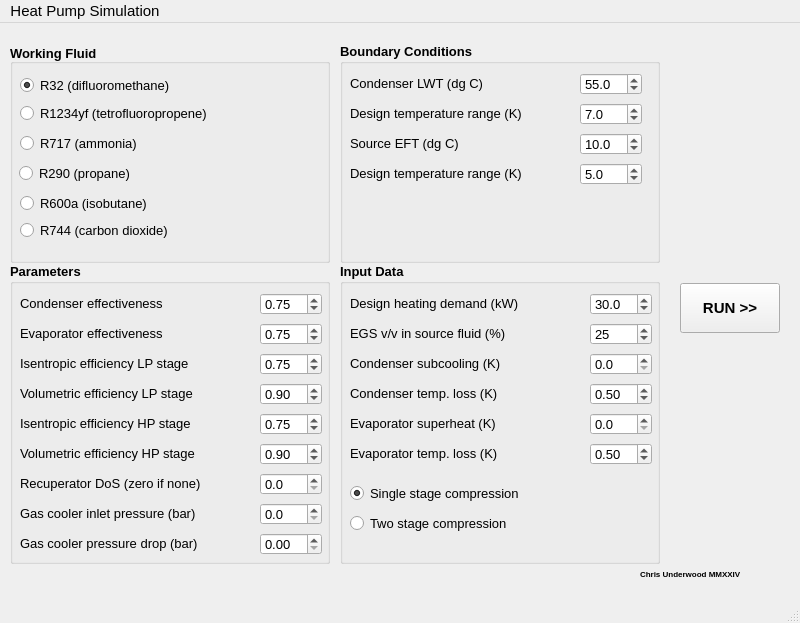
<?xml version="1.0" encoding="UTF-8"?>
<ui version="4.0">
 <class>MainWindow</class>
 <widget class="QMainWindow" name="MainWindow">
  <property name="geometry">
   <rect>
    <x>0</x>
    <y>0</y>
    <width>800</width>
    <height>623</height>
   </rect>
  </property>
  <property name="font">
   <font>
    <pointsize>11</pointsize>
   </font>
  </property>
  <widget class="QWidget" name="centralwidget">
   <widget class="QGroupBox" name="WorkingFluid">
    <property name="geometry">
     <rect>
      <x>10</x>
      <y>20</y>
      <width>320</width>
      <height>220</height>
     </rect>
    </property>
    <property name="font">
     <font>
      <pointsize>10</pointsize>
      <weight>75</weight>
      <bold>true</bold>
     </font>
    </property>
    <property name="autoFillBackground">
     <bool>true</bool>
    </property>
    <property name="title">
     <string>Working Fluid</string>
    </property>
    <property name="alignment">
     <set>Qt::AlignBottom|Qt::AlignLeading|Qt::AlignLeft</set>
    </property>
    <widget class="QRadioButton" name="r32">
     <property name="enabled">
      <bool>true</bool>
     </property>
     <property name="geometry">
      <rect>
       <x>10</x>
       <y>30</y>
       <width>195</width>
       <height>25</height>
      </rect>
     </property>
     <property name="font">
      <font>
       <pointsize>10</pointsize>
       <weight>50</weight>
       <bold>false</bold>
      </font>
     </property>
     <property name="text">
      <string>R32 (difluoromethane)</string>
     </property>
     <property name="checkable">
      <bool>true</bool>
     </property>
     <property name="checked">
      <bool>true</bool>
     </property>
    </widget>
    <widget class="QRadioButton" name="r1234yf">
     <property name="enabled">
      <bool>true</bool>
     </property>
     <property name="geometry">
      <rect>
       <x>10</x>
       <y>60</y>
       <width>241</width>
       <height>20</height>
      </rect>
     </property>
     <property name="font">
      <font>
       <pointsize>10</pointsize>
       <weight>50</weight>
       <bold>false</bold>
      </font>
     </property>
     <property name="text">
      <string>R1234yf (tetrofluoropropene)</string>
     </property>
     <property name="checkable">
      <bool>true</bool>
     </property>
     <property name="checked">
      <bool>false</bool>
     </property>
    </widget>
    <widget class="QRadioButton" name="r717">
     <property name="enabled">
      <bool>true</bool>
     </property>
     <property name="geometry">
      <rect>
       <x>10</x>
       <y>90</y>
       <width>151</width>
       <height>20</height>
      </rect>
     </property>
     <property name="font">
      <font>
       <pointsize>10</pointsize>
       <weight>50</weight>
       <bold>false</bold>
      </font>
     </property>
     <property name="text">
      <string>R717 (ammonia)</string>
     </property>
     <property name="checkable">
      <bool>true</bool>
     </property>
     <property name="checked">
      <bool>false</bool>
     </property>
    </widget>
    <widget class="QRadioButton" name="r290">
     <property name="enabled">
      <bool>true</bool>
     </property>
     <property name="geometry">
      <rect>
       <x>9</x>
       <y>120</y>
       <width>151</width>
       <height>20</height>
      </rect>
     </property>
     <property name="font">
      <font>
       <pointsize>10</pointsize>
       <weight>50</weight>
       <bold>false</bold>
      </font>
     </property>
     <property name="text">
      <string>R290 (propane)</string>
     </property>
     <property name="checkable">
      <bool>true</bool>
     </property>
     <property name="checked">
      <bool>false</bool>
     </property>
    </widget>
    <widget class="QRadioButton" name="r600a">
     <property name="enabled">
      <bool>true</bool>
     </property>
     <property name="geometry">
      <rect>
       <x>10</x>
       <y>150</y>
       <width>171</width>
       <height>20</height>
      </rect>
     </property>
     <property name="font">
      <font>
       <pointsize>10</pointsize>
       <weight>50</weight>
       <bold>false</bold>
      </font>
     </property>
     <property name="text">
      <string>R600a (isobutane)</string>
     </property>
     <property name="checkable">
      <bool>true</bool>
     </property>
     <property name="checked">
      <bool>false</bool>
     </property>
    </widget>
    <widget class="QRadioButton" name="r744">
     <property name="enabled">
      <bool>true</bool>
     </property>
     <property name="geometry">
      <rect>
       <x>10</x>
       <y>177</y>
       <width>191</width>
       <height>20</height>
      </rect>
     </property>
     <property name="font">
      <font>
       <pointsize>10</pointsize>
       <weight>50</weight>
       <bold>false</bold>
      </font>
     </property>
     <property name="text">
      <string>R744 (carbon dioxide)</string>
     </property>
     <property name="checkable">
      <bool>true</bool>
     </property>
    </widget>
   </widget>
   <widget class="QGroupBox" name="BoundaryConditions">
    <property name="geometry">
     <rect>
      <x>340</x>
      <y>20</y>
      <width>320</width>
      <height>220</height>
     </rect>
    </property>
    <property name="font">
     <font>
      <pointsize>10</pointsize>
      <weight>75</weight>
      <bold>true</bold>
     </font>
    </property>
    <property name="autoFillBackground">
     <bool>true</bool>
    </property>
    <property name="title">
     <string>Boundary Conditions</string>
    </property>
    <widget class="QLabel" name="CondenserLWT">
     <property name="geometry">
      <rect>
       <x>10</x>
       <y>30</y>
       <width>181</width>
       <height>21</height>
      </rect>
     </property>
     <property name="font">
      <font>
       <pointsize>10</pointsize>
       <weight>50</weight>
       <bold>false</bold>
      </font>
     </property>
     <property name="text">
      <string>Condenser LWT (dg C)</string>
     </property>
    </widget>
    <widget class="QLabel" name="CondenserdTHW">
     <property name="geometry">
      <rect>
       <x>10</x>
       <y>60</y>
       <width>231</width>
       <height>21</height>
      </rect>
     </property>
     <property name="font">
      <font>
       <pointsize>10</pointsize>
       <weight>50</weight>
       <bold>false</bold>
       <stylestrategy>PreferDefault</stylestrategy>
      </font>
     </property>
     <property name="text">
      <string>Design temperature range (K)</string>
     </property>
    </widget>
    <widget class="QDoubleSpinBox" name="THWO">
     <property name="geometry">
      <rect>
       <x>240</x>
       <y>30</y>
       <width>62</width>
       <height>22</height>
      </rect>
     </property>
     <property name="font">
      <font>
       <pointsize>10</pointsize>
       <weight>50</weight>
       <bold>false</bold>
      </font>
     </property>
     <property name="decimals">
      <number>1</number>
     </property>
     <property name="minimum">
      <double>35.000000000000000</double>
     </property>
     <property name="maximum">
      <double>80.000000000000000</double>
     </property>
     <property name="singleStep">
      <double>0.100000000000000</double>
     </property>
     <property name="value">
      <double>55.000000000000000</double>
     </property>
    </widget>
    <widget class="QDoubleSpinBox" name="dTHW">
     <property name="geometry">
      <rect>
       <x>240</x>
       <y>60</y>
       <width>62</width>
       <height>22</height>
      </rect>
     </property>
     <property name="font">
      <font>
       <pointsize>10</pointsize>
       <weight>50</weight>
       <bold>false</bold>
      </font>
     </property>
     <property name="decimals">
      <number>1</number>
     </property>
     <property name="minimum">
      <double>2.000000000000000</double>
     </property>
     <property name="maximum">
      <double>50.000000000000000</double>
     </property>
     <property name="singleStep">
      <double>0.500000000000000</double>
     </property>
     <property name="value">
      <double>7.000000000000000</double>
     </property>
    </widget>
    <widget class="QLabel" name="EvaporatorEFT">
     <property name="geometry">
      <rect>
       <x>10</x>
       <y>90</y>
       <width>201</width>
       <height>21</height>
      </rect>
     </property>
     <property name="font">
      <font>
       <pointsize>10</pointsize>
       <weight>50</weight>
       <bold>false</bold>
      </font>
     </property>
     <property name="text">
      <string>Source EFT (dg C)</string>
     </property>
    </widget>
    <widget class="QLabel" name="EvaporatordTSF">
     <property name="geometry">
      <rect>
       <x>10</x>
       <y>120</y>
       <width>231</width>
       <height>21</height>
      </rect>
     </property>
     <property name="font">
      <font>
       <pointsize>10</pointsize>
       <weight>50</weight>
       <bold>false</bold>
      </font>
     </property>
     <property name="text">
      <string>Design temperature range (K)</string>
     </property>
    </widget>
    <widget class="QDoubleSpinBox" name="TSFI">
     <property name="geometry">
      <rect>
       <x>240</x>
       <y>90</y>
       <width>62</width>
       <height>22</height>
      </rect>
     </property>
     <property name="font">
      <font>
       <family>MS Shell Dlg 2</family>
       <pointsize>10</pointsize>
       <weight>50</weight>
       <bold>false</bold>
      </font>
     </property>
     <property name="decimals">
      <number>1</number>
     </property>
     <property name="minimum">
      <double>-10.000000000000000</double>
     </property>
     <property name="maximum">
      <double>20.000000000000000</double>
     </property>
     <property name="singleStep">
      <double>0.100000000000000</double>
     </property>
     <property name="value">
      <double>10.000000000000000</double>
     </property>
    </widget>
    <widget class="QDoubleSpinBox" name="dTSF">
     <property name="geometry">
      <rect>
       <x>240</x>
       <y>120</y>
       <width>62</width>
       <height>22</height>
      </rect>
     </property>
     <property name="font">
      <font>
       <pointsize>10</pointsize>
       <weight>50</weight>
       <bold>false</bold>
      </font>
     </property>
     <property name="decimals">
      <number>1</number>
     </property>
     <property name="minimum">
      <double>2.000000000000000</double>
     </property>
     <property name="maximum">
      <double>10.000000000000000</double>
     </property>
     <property name="singleStep">
      <double>0.100000000000000</double>
     </property>
     <property name="value">
      <double>5.000000000000000</double>
     </property>
    </widget>
   </widget>
   <widget class="QPushButton" name="RunPushButton">
    <property name="geometry">
     <rect>
      <x>680</x>
      <y>260</y>
      <width>100</width>
      <height>50</height>
     </rect>
    </property>
    <property name="font">
     <font>
      <pointsize>11</pointsize>
      <weight>75</weight>
      <bold>true</bold>
     </font>
    </property>
    <property name="autoFillBackground">
     <bool>true</bool>
    </property>
    <property name="text">
     <string>RUN &gt;&gt;</string>
    </property>
    <property name="checkable">
     <bool>true</bool>
    </property>
   </widget>
   <widget class="QGroupBox" name="Parameters">
    <property name="geometry">
     <rect>
      <x>10</x>
      <y>240</y>
      <width>320</width>
      <height>301</height>
     </rect>
    </property>
    <property name="font">
     <font>
      <pointsize>10</pointsize>
      <weight>75</weight>
      <bold>true</bold>
     </font>
    </property>
    <property name="autoFillBackground">
     <bool>true</bool>
    </property>
    <property name="title">
     <string>Parameters</string>
    </property>
    <widget class="QLabel" name="CondenserEffectiveness">
     <property name="geometry">
      <rect>
       <x>10</x>
       <y>30</y>
       <width>191</width>
       <height>20</height>
      </rect>
     </property>
     <property name="font">
      <font>
       <pointsize>10</pointsize>
       <weight>50</weight>
       <bold>false</bold>
      </font>
     </property>
     <property name="text">
      <string>Condenser effectiveness</string>
     </property>
    </widget>
    <widget class="QLabel" name="EvaporatorEffectiveness">
     <property name="geometry">
      <rect>
       <x>10</x>
       <y>60</y>
       <width>221</width>
       <height>20</height>
      </rect>
     </property>
     <property name="font">
      <font>
       <pointsize>10</pointsize>
       <weight>50</weight>
       <bold>false</bold>
      </font>
     </property>
     <property name="text">
      <string>Evaporator effectiveness</string>
     </property>
    </widget>
    <widget class="QLabel" name="IsenEffyLP">
     <property name="geometry">
      <rect>
       <x>10</x>
       <y>90</y>
       <width>261</width>
       <height>21</height>
      </rect>
     </property>
     <property name="font">
      <font>
       <pointsize>10</pointsize>
       <weight>50</weight>
       <bold>false</bold>
      </font>
     </property>
     <property name="contextMenuPolicy">
      <enum>Qt::PreventContextMenu</enum>
     </property>
     <property name="text">
      <string>Isentropic efficiency LP stage</string>
     </property>
    </widget>
    <widget class="QLabel" name="VolEffyLP">
     <property name="geometry">
      <rect>
       <x>10</x>
       <y>120</y>
       <width>261</width>
       <height>21</height>
      </rect>
     </property>
     <property name="font">
      <font>
       <pointsize>10</pointsize>
       <weight>50</weight>
       <bold>false</bold>
      </font>
     </property>
     <property name="focusPolicy">
      <enum>Qt::NoFocus</enum>
     </property>
     <property name="text">
      <string>Volumetric efficiency LP stage</string>
     </property>
    </widget>
    <widget class="QLabel" name="IsenEffyHP">
     <property name="geometry">
      <rect>
       <x>10</x>
       <y>150</y>
       <width>231</width>
       <height>21</height>
      </rect>
     </property>
     <property name="font">
      <font>
       <pointsize>10</pointsize>
       <weight>50</weight>
       <bold>false</bold>
      </font>
     </property>
     <property name="text">
      <string>Isentropic efficiency HP stage</string>
     </property>
    </widget>
    <widget class="QLabel" name="VolEffyHP">
     <property name="geometry">
      <rect>
       <x>10</x>
       <y>180</y>
       <width>231</width>
       <height>21</height>
      </rect>
     </property>
     <property name="font">
      <font>
       <pointsize>10</pointsize>
       <weight>50</weight>
       <bold>false</bold>
      </font>
     </property>
     <property name="text">
      <string>Volumetric efficiency HP stage</string>
     </property>
    </widget>
    <widget class="QLabel" name="RecuperatorDoSH">
     <property name="geometry">
      <rect>
       <x>10</x>
       <y>210</y>
       <width>241</width>
       <height>21</height>
      </rect>
     </property>
     <property name="font">
      <font>
       <pointsize>10</pointsize>
       <weight>50</weight>
       <bold>false</bold>
      </font>
     </property>
     <property name="text">
      <string>Recuperator DoS (zero if none)</string>
     </property>
    </widget>
    <widget class="QLabel" name="GasCoolerInletPressure">
     <property name="geometry">
      <rect>
       <x>10</x>
       <y>240</y>
       <width>241</width>
       <height>21</height>
      </rect>
     </property>
     <property name="font">
      <font>
       <family>MS Shell Dlg 2</family>
       <pointsize>10</pointsize>
       <weight>50</weight>
       <bold>false</bold>
      </font>
     </property>
     <property name="text">
      <string>Gas cooler inlet pressure (bar)</string>
     </property>
    </widget>
    <widget class="QLabel" name="GasCoolerdP">
     <property name="geometry">
      <rect>
       <x>10</x>
       <y>270</y>
       <width>231</width>
       <height>21</height>
      </rect>
     </property>
     <property name="font">
      <font>
       <pointsize>10</pointsize>
       <weight>50</weight>
       <bold>false</bold>
      </font>
     </property>
     <property name="text">
      <string>Gas cooler pressure drop (bar)</string>
     </property>
    </widget>
    <widget class="QDoubleSpinBox" name="RDoSH">
     <property name="geometry">
      <rect>
       <x>250</x>
       <y>210</y>
       <width>62</width>
       <height>22</height>
      </rect>
     </property>
     <property name="font">
      <font>
       <pointsize>10</pointsize>
       <weight>50</weight>
       <bold>false</bold>
      </font>
     </property>
     <property name="decimals">
      <number>1</number>
     </property>
     <property name="maximum">
      <double>30.000000000000000</double>
     </property>
     <property name="singleStep">
      <double>0.500000000000000</double>
     </property>
     <property name="value">
      <double>0.000000000000000</double>
     </property>
    </widget>
    <widget class="QDoubleSpinBox" name="EtaVHP">
     <property name="geometry">
      <rect>
       <x>250</x>
       <y>180</y>
       <width>62</width>
       <height>22</height>
      </rect>
     </property>
     <property name="font">
      <font>
       <pointsize>10</pointsize>
       <weight>50</weight>
       <bold>false</bold>
      </font>
     </property>
     <property name="minimum">
      <double>0.500000000000000</double>
     </property>
     <property name="maximum">
      <double>0.980000000000000</double>
     </property>
     <property name="singleStep">
      <double>0.050000000000000</double>
     </property>
     <property name="value">
      <double>0.900000000000000</double>
     </property>
    </widget>
    <widget class="QDoubleSpinBox" name="GCPI">
     <property name="geometry">
      <rect>
       <x>250</x>
       <y>240</y>
       <width>62</width>
       <height>22</height>
      </rect>
     </property>
     <property name="font">
      <font>
       <pointsize>10</pointsize>
       <weight>50</weight>
       <bold>false</bold>
      </font>
     </property>
     <property name="decimals">
      <number>1</number>
     </property>
     <property name="minimum">
      <double>0.000000000000000</double>
     </property>
     <property name="maximum">
      <double>500.000000000000000</double>
     </property>
     <property name="singleStep">
      <double>0.500000000000000</double>
     </property>
    </widget>
    <widget class="QDoubleSpinBox" name="GCdP">
     <property name="geometry">
      <rect>
       <x>250</x>
       <y>270</y>
       <width>62</width>
       <height>22</height>
      </rect>
     </property>
     <property name="font">
      <font>
       <pointsize>10</pointsize>
       <weight>50</weight>
       <bold>false</bold>
       <stylestrategy>PreferAntialias</stylestrategy>
      </font>
     </property>
     <property name="minimum">
      <double>0.000000000000000</double>
     </property>
     <property name="maximum">
      <double>5.000000000000000</double>
     </property>
     <property name="singleStep">
      <double>0.050000000000000</double>
     </property>
    </widget>
    <widget class="QDoubleSpinBox" name="EtaIsenHP">
     <property name="geometry">
      <rect>
       <x>250</x>
       <y>150</y>
       <width>62</width>
       <height>22</height>
      </rect>
     </property>
     <property name="font">
      <font>
       <pointsize>10</pointsize>
       <weight>50</weight>
       <bold>false</bold>
      </font>
     </property>
     <property name="minimum">
      <double>0.500000000000000</double>
     </property>
     <property name="maximum">
      <double>0.900000000000000</double>
     </property>
     <property name="singleStep">
      <double>0.010000000000000</double>
     </property>
     <property name="value">
      <double>0.750000000000000</double>
     </property>
    </widget>
    <widget class="QDoubleSpinBox" name="EtaVLP">
     <property name="geometry">
      <rect>
       <x>250</x>
       <y>120</y>
       <width>62</width>
       <height>22</height>
      </rect>
     </property>
     <property name="font">
      <font>
       <pointsize>10</pointsize>
       <weight>50</weight>
       <bold>false</bold>
      </font>
     </property>
     <property name="minimum">
      <double>0.500000000000000</double>
     </property>
     <property name="maximum">
      <double>0.980000000000000</double>
     </property>
     <property name="singleStep">
      <double>0.010000000000000</double>
     </property>
     <property name="value">
      <double>0.900000000000000</double>
     </property>
    </widget>
    <widget class="QDoubleSpinBox" name="EtaIsenLP">
     <property name="geometry">
      <rect>
       <x>250</x>
       <y>90</y>
       <width>62</width>
       <height>22</height>
      </rect>
     </property>
     <property name="font">
      <font>
       <pointsize>10</pointsize>
       <weight>50</weight>
       <bold>false</bold>
      </font>
     </property>
     <property name="minimum">
      <double>0.500000000000000</double>
     </property>
     <property name="maximum">
      <double>0.900000000000000</double>
     </property>
     <property name="singleStep">
      <double>0.010000000000000</double>
     </property>
     <property name="value">
      <double>0.750000000000000</double>
     </property>
    </widget>
    <widget class="QDoubleSpinBox" name="EHXe">
     <property name="geometry">
      <rect>
       <x>250</x>
       <y>60</y>
       <width>62</width>
       <height>22</height>
      </rect>
     </property>
     <property name="font">
      <font>
       <pointsize>10</pointsize>
       <weight>50</weight>
       <bold>false</bold>
      </font>
     </property>
     <property name="minimum">
      <double>0.500000000000000</double>
     </property>
     <property name="maximum">
      <double>0.900000000000000</double>
     </property>
     <property name="singleStep">
      <double>0.010000000000000</double>
     </property>
     <property name="value">
      <double>0.750000000000000</double>
     </property>
    </widget>
    <widget class="QDoubleSpinBox" name="EHXc">
     <property name="geometry">
      <rect>
       <x>250</x>
       <y>30</y>
       <width>62</width>
       <height>22</height>
      </rect>
     </property>
     <property name="font">
      <font>
       <pointsize>10</pointsize>
       <weight>50</weight>
       <bold>false</bold>
      </font>
     </property>
     <property name="minimum">
      <double>0.500000000000000</double>
     </property>
     <property name="maximum">
      <double>0.900000000000000</double>
     </property>
     <property name="singleStep">
      <double>0.010000000000000</double>
     </property>
     <property name="value">
      <double>0.750000000000000</double>
     </property>
    </widget>
   </widget>
   <widget class="QGroupBox" name="InputData">
    <property name="geometry">
     <rect>
      <x>340</x>
      <y>240</y>
      <width>320</width>
      <height>301</height>
     </rect>
    </property>
    <property name="font">
     <font>
      <pointsize>10</pointsize>
      <weight>75</weight>
      <bold>true</bold>
     </font>
    </property>
    <property name="autoFillBackground">
     <bool>true</bool>
    </property>
    <property name="title">
     <string>Input Data</string>
    </property>
    <widget class="QLabel" name="QCkW">
     <property name="geometry">
      <rect>
       <x>10</x>
       <y>30</y>
       <width>221</width>
       <height>21</height>
      </rect>
     </property>
     <property name="font">
      <font>
       <pointsize>10</pointsize>
       <weight>50</weight>
       <bold>false</bold>
      </font>
     </property>
     <property name="text">
      <string>Design heating demand (kW)</string>
     </property>
    </widget>
    <widget class="QLabel" name="ConcentrationEGS">
     <property name="geometry">
      <rect>
       <x>10</x>
       <y>60</y>
       <width>231</width>
       <height>21</height>
      </rect>
     </property>
     <property name="font">
      <font>
       <pointsize>10</pointsize>
       <weight>50</weight>
       <bold>false</bold>
      </font>
     </property>
     <property name="text">
      <string>EGS v/v in source fluid (%)</string>
     </property>
    </widget>
    <widget class="QLabel" name="CondenserDoS">
     <property name="geometry">
      <rect>
       <x>10</x>
       <y>90</y>
       <width>301</width>
       <height>21</height>
      </rect>
     </property>
     <property name="font">
      <font>
       <pointsize>10</pointsize>
       <weight>50</weight>
       <bold>false</bold>
      </font>
     </property>
     <property name="text">
      <string>Condenser subcooling (K)</string>
     </property>
    </widget>
    <widget class="QLabel" name="CondenserPressureProxydT">
     <property name="geometry">
      <rect>
       <x>10</x>
       <y>120</y>
       <width>261</width>
       <height>21</height>
      </rect>
     </property>
     <property name="font">
      <font>
       <pointsize>10</pointsize>
       <weight>50</weight>
       <bold>false</bold>
      </font>
     </property>
     <property name="text">
      <string>Condenser temp. loss (K)</string>
     </property>
    </widget>
    <widget class="QLabel" name="EvaporatorDoS">
     <property name="geometry">
      <rect>
       <x>10</x>
       <y>150</y>
       <width>251</width>
       <height>21</height>
      </rect>
     </property>
     <property name="font">
      <font>
       <pointsize>10</pointsize>
       <weight>50</weight>
       <bold>false</bold>
      </font>
     </property>
     <property name="text">
      <string>Evaporator superheat (K)</string>
     </property>
    </widget>
    <widget class="QLabel" name="EvaporatorPressureProxydT">
     <property name="geometry">
      <rect>
       <x>10</x>
       <y>180</y>
       <width>251</width>
       <height>21</height>
      </rect>
     </property>
     <property name="font">
      <font>
       <pointsize>10</pointsize>
       <weight>50</weight>
       <bold>false</bold>
      </font>
     </property>
     <property name="text">
      <string>Evaporator temp. loss (K)</string>
     </property>
    </widget>
    <widget class="QDoubleSpinBox" name="QC">
     <property name="geometry">
      <rect>
       <x>250</x>
       <y>30</y>
       <width>62</width>
       <height>22</height>
      </rect>
     </property>
     <property name="font">
      <font>
       <pointsize>10</pointsize>
       <weight>50</weight>
       <bold>false</bold>
      </font>
     </property>
     <property name="decimals">
      <number>1</number>
     </property>
     <property name="minimum">
      <double>5.000000000000000</double>
     </property>
     <property name="maximum">
      <double>5000.000000000000000</double>
     </property>
     <property name="singleStep">
      <double>0.500000000000000</double>
     </property>
     <property name="value">
      <double>30.000000000000000</double>
     </property>
    </widget>
    <widget class="QDoubleSpinBox" name="cEGS">
     <property name="geometry">
      <rect>
       <x>250</x>
       <y>60</y>
       <width>62</width>
       <height>22</height>
      </rect>
     </property>
     <property name="font">
      <font>
       <pointsize>10</pointsize>
       <weight>50</weight>
       <bold>false</bold>
      </font>
     </property>
     <property name="decimals">
      <number>0</number>
     </property>
     <property name="maximum">
      <double>50.000000000000000</double>
     </property>
     <property name="value">
      <double>25.000000000000000</double>
     </property>
    </widget>
    <widget class="QDoubleSpinBox" name="DoSC">
     <property name="geometry">
      <rect>
       <x>250</x>
       <y>90</y>
       <width>62</width>
       <height>22</height>
      </rect>
     </property>
     <property name="font">
      <font>
       <pointsize>10</pointsize>
       <weight>50</weight>
       <bold>false</bold>
      </font>
     </property>
     <property name="decimals">
      <number>1</number>
     </property>
     <property name="maximum">
      <double>30.000000000000000</double>
     </property>
     <property name="singleStep">
      <double>0.500000000000000</double>
     </property>
    </widget>
    <widget class="QDoubleSpinBox" name="dTc">
     <property name="geometry">
      <rect>
       <x>250</x>
       <y>120</y>
       <width>62</width>
       <height>22</height>
      </rect>
     </property>
     <property name="font">
      <font>
       <pointsize>10</pointsize>
       <weight>50</weight>
       <bold>false</bold>
      </font>
     </property>
     <property name="decimals">
      <number>2</number>
     </property>
     <property name="maximum">
      <double>3.000000000000000</double>
     </property>
     <property name="singleStep">
      <double>0.050000000000000</double>
     </property>
     <property name="value">
      <double>0.500000000000000</double>
     </property>
    </widget>
    <widget class="QDoubleSpinBox" name="DoSH">
     <property name="geometry">
      <rect>
       <x>250</x>
       <y>150</y>
       <width>62</width>
       <height>22</height>
      </rect>
     </property>
     <property name="font">
      <font>
       <pointsize>10</pointsize>
       <weight>50</weight>
       <bold>false</bold>
      </font>
     </property>
     <property name="decimals">
      <number>1</number>
     </property>
     <property name="maximum">
      <double>20.000000000000000</double>
     </property>
     <property name="singleStep">
      <double>0.500000000000000</double>
     </property>
    </widget>
    <widget class="QDoubleSpinBox" name="dTe">
     <property name="geometry">
      <rect>
       <x>250</x>
       <y>180</y>
       <width>62</width>
       <height>22</height>
      </rect>
     </property>
     <property name="font">
      <font>
       <pointsize>10</pointsize>
       <weight>50</weight>
       <bold>false</bold>
      </font>
     </property>
     <property name="maximum">
      <double>3.000000000000000</double>
     </property>
     <property name="singleStep">
      <double>0.050000000000000</double>
     </property>
     <property name="value">
      <double>0.500000000000000</double>
     </property>
    </widget>
    <widget class="QRadioButton" name="SingleCompressor">
     <property name="geometry">
      <rect>
       <x>10</x>
       <y>220</y>
       <width>261</width>
       <height>20</height>
      </rect>
     </property>
     <property name="font">
      <font>
       <pointsize>10</pointsize>
       <weight>50</weight>
       <bold>false</bold>
      </font>
     </property>
     <property name="text">
      <string>Single stage compression</string>
     </property>
     <property name="checked">
      <bool>true</bool>
     </property>
    </widget>
    <widget class="QRadioButton" name="DualCompressor">
     <property name="geometry">
      <rect>
       <x>10</x>
       <y>250</y>
       <width>241</width>
       <height>20</height>
      </rect>
     </property>
     <property name="font">
      <font>
       <pointsize>10</pointsize>
       <weight>50</weight>
       <bold>false</bold>
      </font>
     </property>
     <property name="text">
      <string>Two stage compression</string>
     </property>
    </widget>
   </widget>
   <widget class="QLabel" name="label">
    <property name="geometry">
     <rect>
      <x>640</x>
      <y>540</y>
      <width>151</width>
      <height>21</height>
     </rect>
    </property>
    <property name="font">
     <font>
      <pointsize>6</pointsize>
      <weight>75</weight>
      <bold>true</bold>
     </font>
    </property>
    <property name="text">
     <string>Chris Underwood MMXXIV </string>
    </property>
   </widget>
  </widget>
  <widget class="QMenuBar" name="menubar">
   <property name="geometry">
    <rect>
     <x>0</x>
     <y>0</y>
     <width>800</width>
     <height>31</height>
    </rect>
   </property>
   <widget class="QMenu" name="menuHeat_Pump_Simulation">
    <property name="title">
     <string>Heat Pump Simulation</string>
    </property>
   </widget>
   <addaction name="menuHeat_Pump_Simulation"/>
  </widget>
  <widget class="QStatusBar" name="statusbar"/>
 </widget>
 <resources/>
 <connections/>
</ui>
